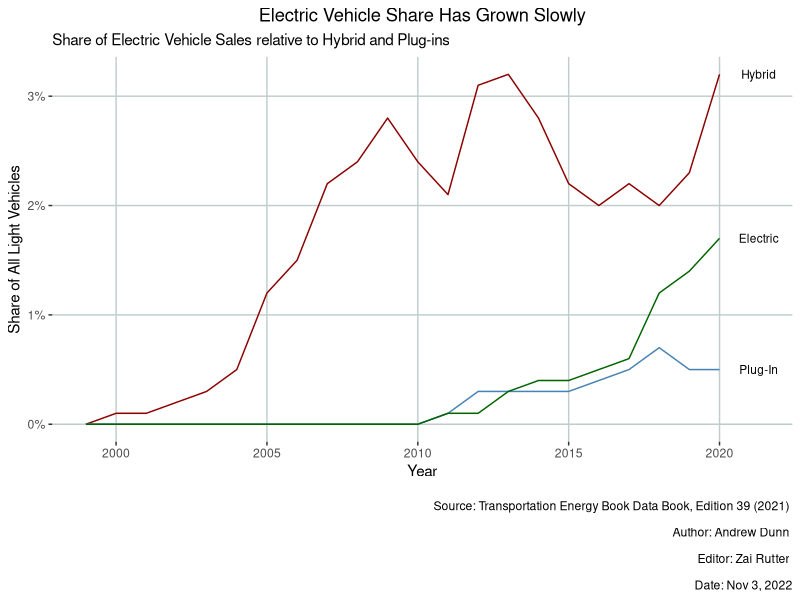

R code for this plot:
# Andrew Dunn
# data viz to accompany Mehul Gupta's CPR "Inflation Reduction Act's EV tax credits""
# 11.3.2022

library(readxl)
library(dplyr)
library(ggplot2)
library(ggrepel)


setwd("~/Desktop/CPR/electric vehicle tax credits Nov 2022")

full_df <- read_excel("Hybrid and Plug-In Vehicle Sales.xlsx")

df <- full_df %>%
  select(1, 6:8) %>%
  rename("Year" = "Calendar year", "Hybrid" = "Hybrid share of all light vehicles",
         "Plugin" = "Plug-in hybrid share of all light vehicles", 
         "Electric" = "All-electric share of all light vehicles")

ggplot(df, aes(x = Year, Hybrid)) +
  geom_line(aes(y = Hybrid), color = "darkred") + 
  geom_text(data = df %>% filter(Year == last(Year)), aes(label = "Hybrid", 
                                                               x = Year + 1.3, 
                                                               y = Hybrid) , size = 3) + 
  geom_line(aes(y = Plugin), color = "steelblue") + 
  geom_text(data = df %>% filter(Year == last(Year)), aes(label = "Plug-In", 
                                                          x = Year + 1.3, 
                                                          y = Plugin) , size = 3) +
  geom_line(aes(y = Electric), color = "darkgreen") +
  geom_text(data = df %>% filter(Year == last(Year)), aes(label = "Electric", 
                                                          x = Year + 1.3, 
                                                          y = Electric) , size = 3) +
  scale_y_continuous(labels = scales::percent_format(accuracy = 1)) +
  labs(x = "Year", 
       y = "Share of All Light Vehicles", 
       title = "Electric Vehicle Share Has Grown Slowly",
       subtitle = "Share of Electric Vehicle Sales relative to Hybrid and Plug-ins",
       caption = c("\n Source: Transportation Energy Book Data Book, Edition 39 (2021) \n 
                   Author: Andrew Dunn \n 
                   Editor: Zai Rutter \n 
                   Date: Nov 3, 2022"),
       color = 'Committees') +
  theme(plot.title = element_text(hjust = 0.5), panel.grid.minor = element_blank(), 
        panel.grid.major = element_line(color = "azure3"),
        panel.background = element_blank()) 


